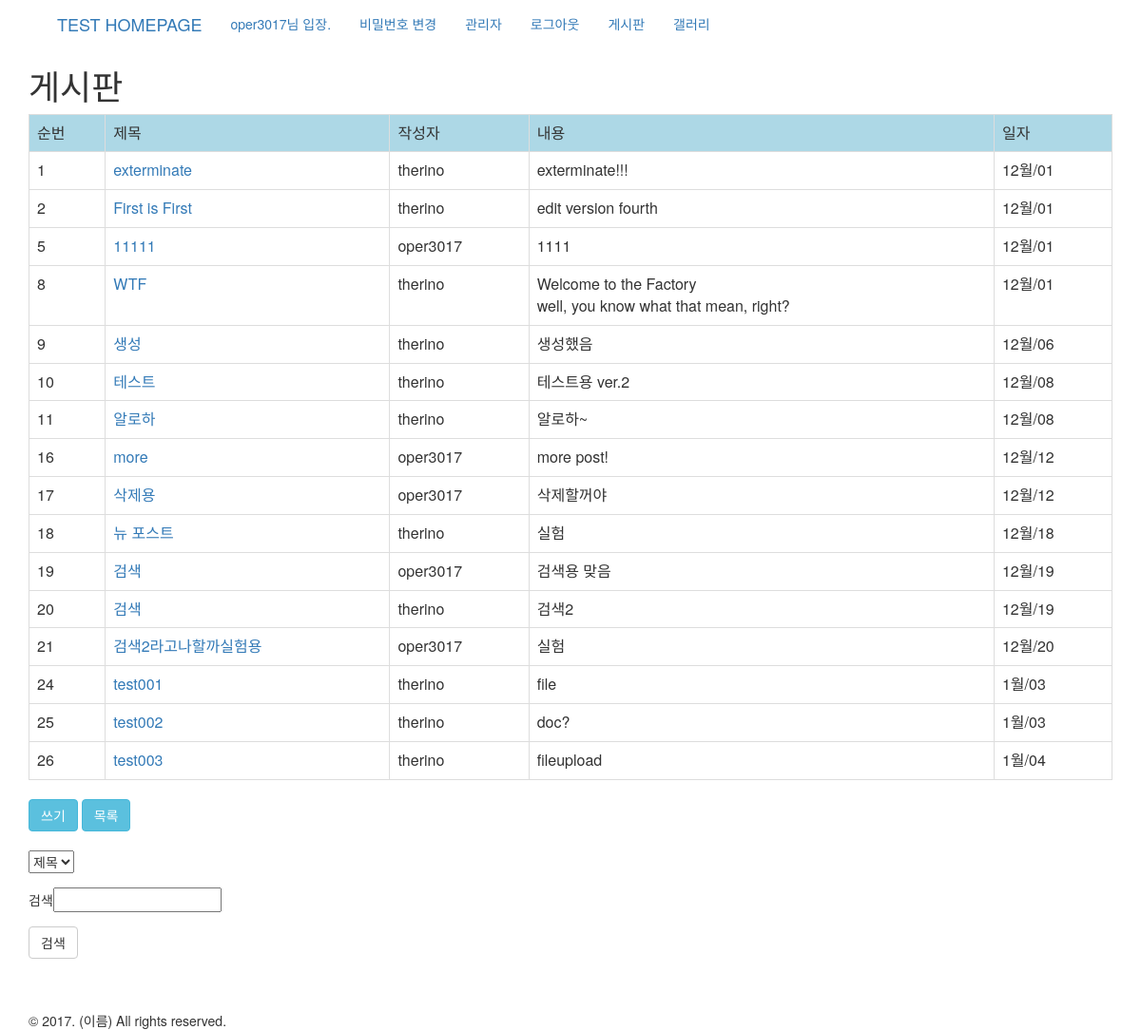
Screenshot of /board/ (signed in) with the database file from the repository.
### board/models.py (models this page shows, shortened)
class Post(models.Model):
    author = models.ForeignKey('auth.User')
    title = models.CharField(max_length=200)
    text = models.TextField()
    created_date = models.DateTimeField(
            default=timezone.now)
    published_date = models.DateTimeField(
            blank=True, null=True)

### board/views.py (the view)
def post_list(request):
    posts = Post.objects.all()
    form = BoardSearchForm()
    return render(request, 'board/post_list.html', {'posts': posts, 'form':form})

### board/forms.py
class BoardSearchForm(forms.Form):
    search_word = forms.CharField(label='검색')
    search_filter= forms.CharField(widget=forms.Select(choices=CHOICES))

### board/templates/board/post_list.html
{% extends 'board/base_board.html' %}
{% block content_board %}
    <div class="table-responsive">
        <table class="table table-bordered table-hover">
            <tr style="background-color : lightblue">
                <td>순번</td>
                <td>제목</td>
                <td>작성자</td>
                <td>내용</td>
                <td>일자</td>
            </tr>
        {% for post in posts %}
            <tr>
                <td>{{ post.id }}</td>
                <td><a href="{% url 'board:post_detail' pk=post.pk %}">{{ post.title }}</a></td>
                <td>{{ post.author }}</td>
                <td>{{ post.text|linebreaksbr }}</td>
                <td>{{ post.created_date|date:"M/d"|lower }}</td>
            </tr>
        {% endfor %}
        </table>
    </div>
{% endblock %}

### templates/base.html (shortened to what this page needs)
<head>
    <link rel="stylesheet" href="https://maxcdn.bootstrapcdn.com/bootstrap/3.3.7/css/bootstrap.min.css">
    {% load staticfiles %}
</head>
<body>
    <div class="container">
        <nav class="nav">
            <div class="container-fluid">
                <div class="navbar-header"><a class="navbar-brand" href="{% url 'home' %}">TEST HOMEPAGE</a></div>
                    <ul class="nav navbar-nav">
                        {% if user.is_active %}
                        <li><a href="">{% firstof user.get_short_name user.get_username %}님 입장.</a></li>
                        <li>
                            <a href="{% url 'password_change' %}">비밀번호 변경</a>
                        </li>
                        {% if user.is_superuser %}
                        <li>
                            <a href="{% url 'admin:index' %}">관리자</a>
                        </li>
                        {% endif %}
                        <li>
                            <a href="{% url 'logout' %}">로그아웃</a>
                        </li>
                        {% endif %}
                        <li>
                            <a href="{% url 'board:index' %}">게시판</a>
                        </li>
                        <li>
                            <a href="{% url 'board:index' %}">갤러리</a>
                        </li>
                    </ul>
            </div>
        </nav>
        {% block content %}{% endblock %}
        <br><br>
        {% block footer %}
        <div>&copy; 2017. (이름) All rights reserved.</div>{% endblock %}
    </div>
</body>
</html>

### rows the page displays
Post: id "1", title "exterminate", author "therino", text "exterminate!!!", created_date "12월/01"
Post: id "2", title "First is First", author "therino", text "edit version fourth", created_date "12월/01"
Post: id "5", title "11111", author "oper3017", text "1111", created_date "12월/01"
Post: id "8", title "WTF", author "therino", text "Welcome to the Factory well, you know what that mean, right?", created_date "12월/01"
Post: id "9", title "생성", author "therino", text "생성했음", created_date "12월/06"
Post: id "10", title "테스트", author "therino", text "테스트용 ver.2", created_date "12월/08"
Post: id "11", title "알로하", author "therino", text "알로하~", created_date "12월/08"
Post: id "16", title "more", author "oper3017", text "more post!", created_date "12월/12"
Post: id "17", title "삭제용", author "oper3017", text "삭제할꺼야", created_date "12월/12"
Post: id "18", title "뉴 포스트", author "therino", text "실험", created_date "12월/18"
Post: id "19", title "검색", author "oper3017", text "검색용 맞음", created_date "12월/19"
Post: id "20", title "검색", author "therino", text "검색2", created_date "12월/19"
Post: id "21", title "검색2라고나할까실험용", author "oper3017", text "실험", created_date "12월/20"
Post: id "24", title "test001", author "therino", text "file", created_date "1월/03"
Post: id "25", title "test002", author "therino", text "doc?", created_date "1월/03"
Post: id "26", title "test003", author "therino", text "fileupload", created_date "1월/04"
